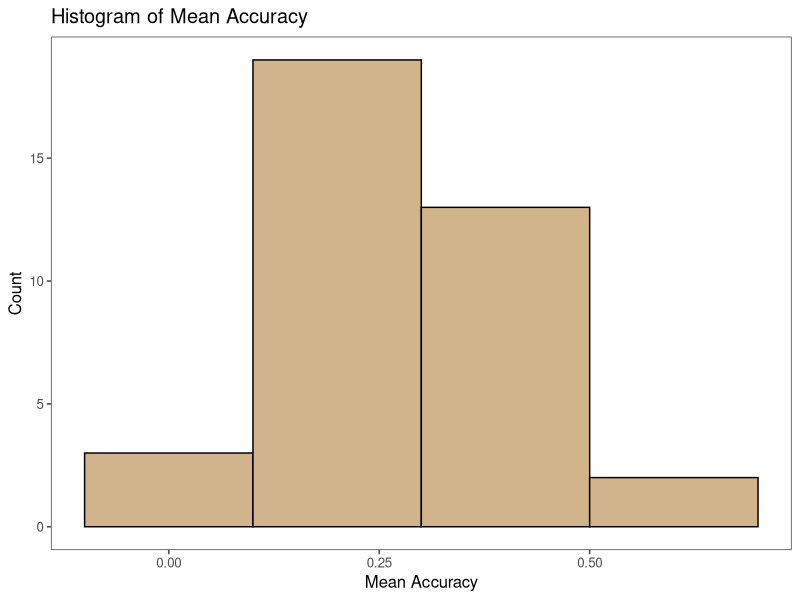
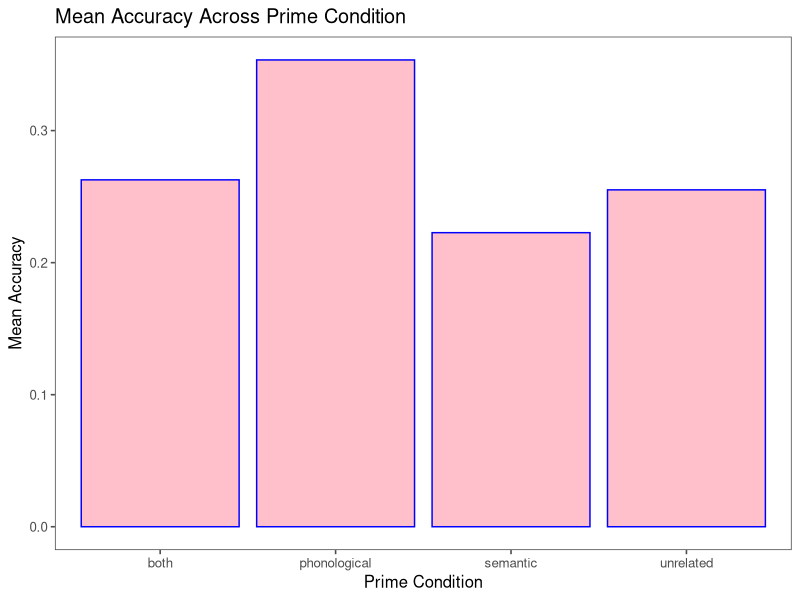
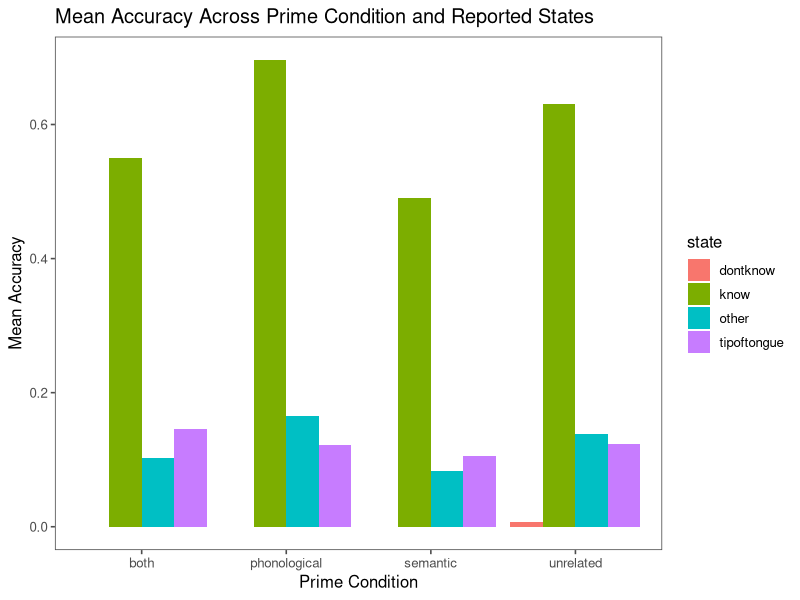

Generate these figures, in order, with R:
## ---- chunk 1
#install.packages("tidyverse",dependencies = TRUE)
#install.packages("ggthemes",dependencies = TRUE)
## ---- chunk 2
library(tidyverse)
library(ggthemes)
## ---- chunk 3
as4 = read_csv("assignment4.csv")

nrow(as4)
ncol(as4)

# There are 3700 rows and 12 columns.
## ---- chunk 4
as4 %>% pull (subject) %>% unique()

as4 %>%
  group_by(subject) %>% 
  count()

# There were 37 subjects.
# Each subject had 100 trials.
## ---- chunk 5
as4 = as4 %>%
  mutate(prime_condition = as.factor(prime_condition), 
         state = as.factor(state))

levels (as4 %>% pull (prime_condition))

levels (as4 %>% pull (state))

# There are 4 levels of prime_condition: "both","phonological","semantic", and 'unrelated."
# There are 4 levels of the state variable: "don't know","know","other", and "tip of tongue."
## ---- chunk 6
prime_information = as4 %>%
  select(subject, prime_condition)
## ---- chunk 7
phonological = as4 %>%
  filter(prime_condition=="phonological" & accuracy==1)
## ---- chunk 8
subject_acc = as4 %>%
  group_by(subject) %>%
  summarise(mean_acc = mean(accuracy))
## ---- chunk 9
prime_acc = as4 %>%
  group_by(prime_condition) %>%
  summarise(mean_acc = mean(accuracy),
            sd_acc = sd(accuracy))
## ---- chunk 10
subject_acc %>%
  ggplot(aes(x=mean_acc)) +
  geom_histogram(binwidth = .2,
                 fill = "tan", 
                 color = "black",
                 position = "identity") +
  theme_few() + 
  xlab("Mean Accuracy") +
  ylab("Count") +
  ggtitle("Histogram of Mean Accuracy")
## ---- chunk 11
prime_acc %>%
  ggplot(aes(x = prime_condition, y = mean_acc)) +
  geom_bar(fill = "pink", color = "blue", stat = "identity") +
  theme_few() + 
  xlab("Prime Condition") +
  ylab("Mean Accuracy") +
  ggtitle ("Mean Accuracy Across Prime Condition")
## ---- chunk 12
# Yes, the type of prime influences accuracy in the trivia experiment. It seems like after a phonological prime condition, participants were significantly more likely to have an accurate response, compared to "both", "semantic", or "unrelated."
## ---- chunk 13
state_prime_acc = as4 %>%
  group_by(state, prime_condition) %>%
  summarise(mean_acc = mean(accuracy))
## ---- chunk 14
state_prime_acc %>%
  ggplot(aes(x = prime_condition, y = mean_acc, fill = state)) +
  geom_col(position = "dodge") +
  theme_few() +
  labs(x = "Prime Condition", y = "Mean Accuracy", title = "Mean Accuracy Across Prime Condition and Reported States")
